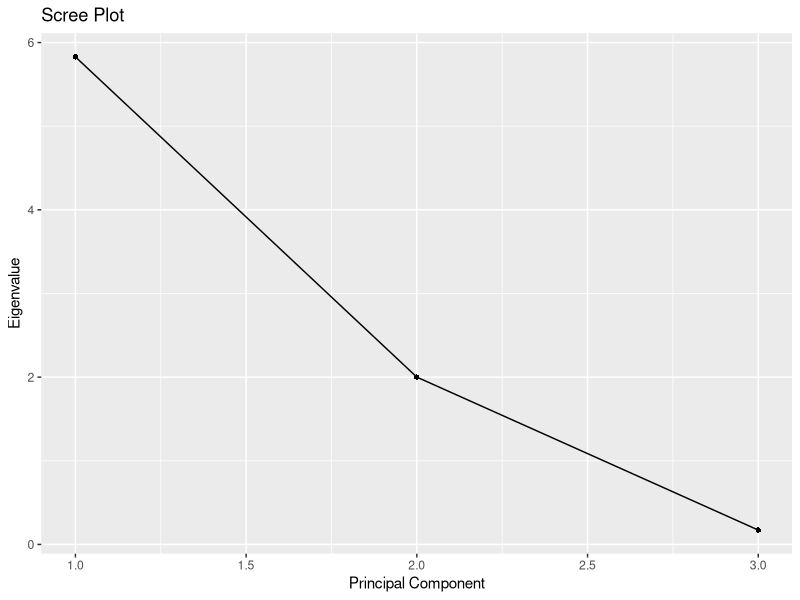

The R script that drew this image:
library(ggplot2)

s <- matrix(c(1, -2, 0, -2, 5, 0, 0, 0, 2), nrow = 3, ncol = 3)
print(eigen(s))
eigen_value <- eigen(s)$values
eigen_vector <- eigen(s)$vectors
sorted_index <- order(eigen_value, decreasing = TRUE)
sorted_eigenvector <- eigen_vector[, sorted_index]
e1 <- sorted_eigenvector[, 1]
e2 <- sorted_eigenvector[, 2]
e3 <- sorted_eigenvector[, 3]
y1 <- (t(e1) %*% s[, 1])
y2 <- (t(e2) %*% s[, 2])
y3 <- (t(e3) %*% s[, 3])
print("---PRINCIPAL COMPONENTS---")
print(y1)
print(y2)
print(y3)
print("---POPULATION PROPORTION---")
print(eigen_value[1] / sum(eigen_value))
eigen_value <- data.frame(
  PC = c(1, 2, 3),
  Eigenvalue = eigen_value
)
ggplot(eigen_value, aes(x = PC, y = Eigenvalue)) +
  geom_point(shape = 16) +
  geom_line() +
  labs(
    x = "Principal Component",
    y = "Eigenvalue",
    title = "Scree Plot"
  )